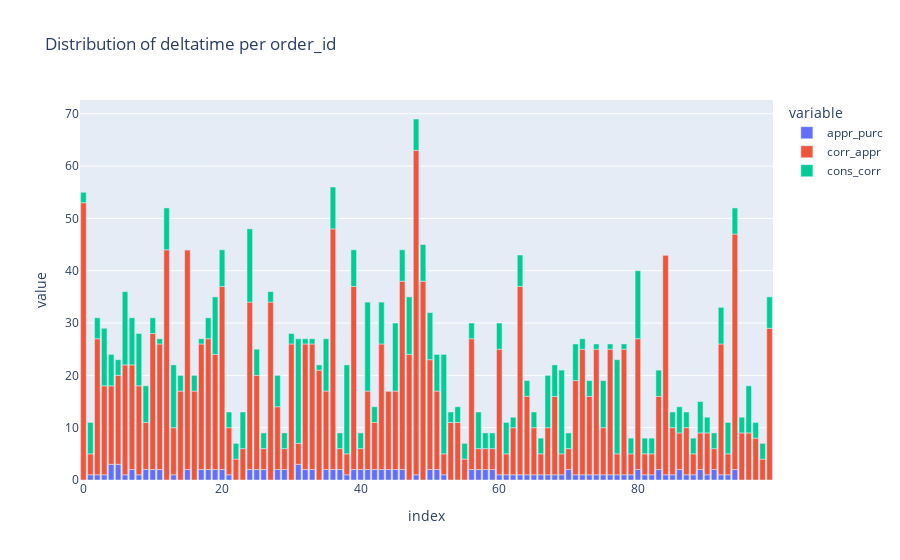

Notebook code cell kept with this figure:
### Code cell
order_time = order.iloc[:100,[-4,-3,-2]].reset_index(drop = True)

fig = px.bar(order_time,
             x = order_time.index,
             y = [c for c in order_time.columns],
             title = 'Distribution of deltatime per order_id')
fig.show()

### Figure 1 — Plotly figure (JSON) as saved in the notebook; plotly's stock layout.template omitted (floating-point values rounded to 4 significant figures)
{"data": [{"alignmentgroup": "True", "hovertemplate": "variable=appr_purc<br>index=%{x}<br>value=%{y}<extra></extra>", "legendgroup": "appr_purc", "marker": {"color": "#636efa", "pattern": {"shape": ""}}, "name": "appr_purc", "offsetgroup": "appr_purc", "orientation": "v", "showlegend": true, "textposition": "auto", "x": [0, 1, 2, 3, 4, 5, 6, 7, 8, 9, 10, 11, 12, 13, 14, 15, 16, 17, 18, 19, 20, 21, 22, 23, 24, 25, 26, 27, 28, 29, 30, 31, 32, 33, 34, 35, 36, 37, 38, 39, 40, 41, 42, 43, 44, 45, 46, 47, 48, 49, 50, 51, 52, 53, 54, 55, 56, 57, 58, 59, 60, 61, 62, 63, 64, 65, 66, 67, 68, 69, 70, 71, 72, 73, 74, 75, 76, 77, 78, 79, 80, 81, 82, 83, 84, 85, 86, 87, 88, 89, 90, 91, 92, 93, 94, 95, 96, 97, 98, 99], "xaxis": "x", "y": [0, 1, 1, 1, 3, 3, 1, 2, 1, 2, 2, 2, 0, 1, 0, 2, 0, 2, 2, 2, 2, 1, 0, 0, 2, 2, 2, 0, 2, 2, 0, 3, 2, 2, 0, 2, 2, 2, 1, 2, 2, 2, 2, 2, 2, 2, 2, 0, 1, 0, 2, 2, 1, 0, 0, 0, 2, 2, 2, 2, 1, 1, 1, 1, 1, 1, 1, 1, 1, 1, 2, 1, 1, 1, 1, 1, 1, 1, 1, 1, 2, 1, 1, 2, 1, 1, 2, 1, 1, 2, 1, 2, 1, 1, 2, 0, 0, 0, 0, 0], "yaxis": "y", "type": "bar"}, {"alignmentgroup": "True", "hovertemplate": "variable=corr_appr<br>index=%{x}<br>value=%{y}<extra></extra>", "legendgroup": "corr_appr", "marker": {"color": "#EF553B", "pattern": {"shape": ""}}, "name": "corr_appr", "offsetgroup": "corr_appr", "orientation": "v", "showlegend": true, "textposition": "auto", "x": [0, 1, 2, 3, 4, 5, 6, 7, 8, 9, 10, 11, 12, 13, 14, 15, 16, 17, 18, 19, 20, 21, 22, 23, 24, 25, 26, 27, 28, 29, 30, 31, 32, 33, 34, 35, 36, 37, 38, 39, 40, 41, 42, 43, 44, 45, 46, 47, 48, 49, 50, 51, 52, 53, 54, 55, 56, 57, 58, 59, 60, 61, 62, 63, 64, 65, 66, 67, 68, 69, 70, 71, 72, 73, 74, 75, 76, 77, 78, 79, 80, 81, 82, 83, 84, 85, 86, 87, 88, 89, 90, 91, 92, 93, 94, 95, 96, 97, 98, 99], "xaxis": "x", "y": [53, 4, 26, 17, 15, 17, 21, 20, 17, 9, 26, 24, 44, 9, 17, 42, 17, 24, 25, 22, 35, 9, 4, 6, 32, 18, 4, 34, 12, 4, 26, 4, 24, 24, 21, 15, 46, 4, 4, 35, 4, 15, 9, 24, 15, 15, 36, 24, 62, 38, 21, 15, 4, 11, 11, 4, 25, 4, 4, 4, 24, 4, 9, 36, 15, 9, 4, 9, 15, 4, 4, 18, 24, 15, 24, 9, 24, 4, 24, 4, 25, 4, 4, 14, 42, 9, 7, 9, 4, 7, 8, 4, 25, 4, 45, 9, 9, 8, 4, 29], "yaxis": "y", "type": "bar"}, {"alignmentgroup": "True", "hovertemplate": "variable=cons_corr<br>index=%{x}<br>value=%{y}<extra></extra>", "legendgroup": "cons_corr", "marker": {"color": "#00cc96", "pattern": {"shape": ""}}, "name": "cons_corr", "offsetgroup": "cons_corr", "orientation": "v", "showlegend": true, "textposition": "auto", "x": [0, 1, 2, 3, 4, 5, 6, 7, 8, 9, 10, 11, 12, 13, 14, 15, 16, 17, 18, 19, 20, 21, 22, 23, 24, 25, 26, 27, 28, 29, 30, 31, 32, 33, 34, 35, 36, 37, 38, 39, 40, 41, 42, 43, 44, 45, 46, 47, 48, 49, 50, 51, 52, 53, 54, 55, 56, 57, 58, 59, 60, 61, 62, 63, 64, 65, 66, 67, 68, 69, 70, 71, 72, 73, 74, 75, 76, 77, 78, 79, 80, 81, 82, 83, 84, 85, 86, 87, 88, 89, 90, 91, 92, 93, 94, 95, 96, 97, 98, 99], "xaxis": "x", "y": [2, 6, 4, 11, 6, 3, 14, 9, 10, 7, 3, 1, 8, 12, 3, 0, 3, 1, 4, 11, 7, 3, 3, 7, 14, 5, 3, 2, 6, 3, 2, 20, 1, 1, 1, 10, 8, 3, 17, 7, 3, 17, 3, 8, 0, 13, 6, 11, 6, 7, 9, 7, 19, 2, 3, 3, 3, 7, 3, 3, 5, 6, 2, 6, 3, 3, 3, 10, 6, 16, 3, 7, 2, 3, 1, 9, 1, 18, 1, 3, 13, 3, 3, 5, 0, 3, 5, 3, 3, 6, 3, 3, 7, 6, 5, 3, 9, 3, 3, 6], "yaxis": "y", "type": "bar"}], "layout": {"xaxis": {"anchor": "y", "domain": [0.0, 1.0], "title": {"text": "index"}}, "yaxis": {"anchor": "x", "domain": [0.0, 1.0], "title": {"text": "value"}}, "legend": {"title": {"text": "variable"}, "tracegroupgap": 0}, "title": {"text": "Distribution of deltatime per order_id"}, "barmode": "relative"}}
